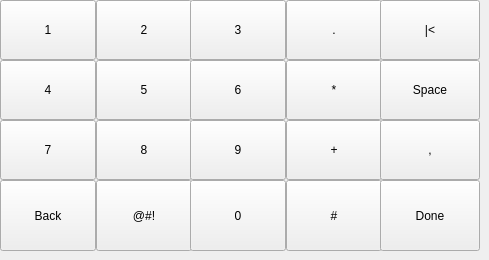
   <widget class="QWidget" name="pagenumerical">
    <widget class="QPushButton" name="pushButton_71">
     <property name="geometry">
      <rect>
       <x>0</x>
       <y>0</y>
       <width>96</width>
       <height>60</height>
      </rect>
     </property>
     <property name="text">
      <string>1</string>
     </property>
    </widget>
    <widget class="QPushButton" name="pushButton_72">
     <property name="geometry">
      <rect>
       <x>96</x>
       <y>0</y>
       <width>96</width>
       <height>60</height>
      </rect>
     </property>
     <property name="text">
      <string>2</string>
     </property>
    </widget>
    <widget class="QPushButton" name="pushButton_73">
     <property name="geometry">
      <rect>
       <x>190</x>
       <y>0</y>
       <width>96</width>
       <height>60</height>
      </rect>
     </property>
     <property name="text">
      <string>3</string>
     </property>
    </widget>
    <widget class="QPushButton" name="pushButton_74">
     <property name="geometry">
      <rect>
       <x>286</x>
       <y>0</y>
       <width>96</width>
       <height>60</height>
      </rect>
     </property>
     <property name="text">
      <string>.</string>
     </property>
    </widget>
    <widget class="QPushButton" name="pushButton_75">
     <property name="geometry">
      <rect>
       <x>380</x>
       <y>0</y>
       <width>100</width>
       <height>60</height>
      </rect>
     </property>
     <property name="text">
      <string>|&lt;</string>
     </property>
    </widget>
    <widget class="QPushButton" name="pushButton_76">
     <property name="geometry">
      <rect>
       <x>0</x>
       <y>60</y>
       <width>96</width>
       <height>60</height>
      </rect>
     </property>
     <property name="text">
      <string>4</string>
     </property>
    </widget>
    <widget class="QPushButton" name="pushButton_77">
     <property name="geometry">
      <rect>
       <x>96</x>
       <y>60</y>
       <width>96</width>
       <height>60</height>
      </rect>
     </property>
     <property name="text">
      <string>5</string>
     </property>
    </widget>
    <widget class="QPushButton" name="pushButton_78">
     <property name="geometry">
      <rect>
       <x>190</x>
       <y>60</y>
       <width>96</width>
       <height>60</height>
      </rect>
     </property>
     <property name="text">
      <string>6</string>
     </property>
    </widget>
    <widget class="QPushButton" name="pushButton_79">
     <property name="geometry">
      <rect>
       <x>286</x>
       <y>60</y>
       <width>96</width>
       <height>60</height>
      </rect>
     </property>
     <property name="text">
      <string>*</string>
     </property>
    </widget>
    <widget class="QPushButton" name="pushButton_80">
     <property name="geometry">
      <rect>
       <x>380</x>
       <y>60</y>
       <width>100</width>
       <height>60</height>
      </rect>
     </property>
     <property name="text">
      <string>Space</string>
     </property>
    </widget>
    <widget class="QPushButton" name="pushButton_81">
     <property name="geometry">
      <rect>
       <x>0</x>
       <y>120</y>
       <width>96</width>
       <height>60</height>
      </rect>
     </property>
     <property name="text">
      <string>7</string>
     </property>
    </widget>
    <widget class="QPushButton" name="pushButton_82">
     <property name="geometry">
      <rect>
       <x>96</x>
       <y>120</y>
       <width>96</width>
       <height>60</height>
      </rect>
     </property>
     <property name="text">
      <string>8</string>
     </property>
    </widget>
    <widget class="QPushButton" name="pushButton_83">
     <property name="geometry">
      <rect>
       <x>190</x>
       <y>120</y>
       <width>96</width>
       <height>60</height>
      </rect>
     </property>
     <property name="text">
      <string>9</string>
     </property>
    </widget>
    <widget class="QPushButton" name="pushButton_84">
     <property name="geometry">
      <rect>
       <x>286</x>
       <y>120</y>
       <width>96</width>
       <height>60</height>
      </rect>
     </property>
     <property name="text">
      <string>+</string>
     </property>
    </widget>
    <widget class="QPushButton" name="pushButton_85">
     <property name="geometry">
      <rect>
       <x>380</x>
       <y>120</y>
       <width>100</width>
       <height>60</height>
      </rect>
     </property>
     <property name="text">
      <string>,</string>
     </property>
    </widget>
    <widget class="QPushButton" name="pushButton_86">
     <property name="geometry">
      <rect>
       <x>0</x>
       <y>180</y>
       <width>96</width>
       <height>71</height>
      </rect>
     </property>
     <property name="text">
      <string>Back</string>
     </property>
    </widget>
    <widget class="QPushButton" name="pushButton_87">
     <property name="geometry">
      <rect>
       <x>96</x>
       <y>180</y>
       <width>96</width>
       <height>71</height>
      </rect>
     </property>
     <property name="text">
      <string>@#!</string>
     </property>
    </widget>
    <widget class="QPushButton" name="pushButton_88">
     <property name="geometry">
      <rect>
       <x>190</x>
       <y>180</y>
       <width>96</width>
       <height>71</height>
      </rect>
     </property>
     <property name="text">
      <string>0</string>
     </property>
    </widget>
    <widget class="QPushButton" name="hash">
     <property name="geometry">
      <rect>
       <x>286</x>
       <y>180</y>
       <width>96</width>
       <height>71</height>
      </rect>
     </property>
     <property name="text">
      <string>#</string>
     </property>
    </widget>
    <widget class="QPushButton" name="pushButton_90">
     <property name="geometry">
      <rect>
       <x>380</x>
       <y>180</y>
       <width>100</width>
       <height>71</height>
      </rect>
     </property>
     <property name="text">
      <string>Done</string>
     </property>
    </widget>
   </widget>
